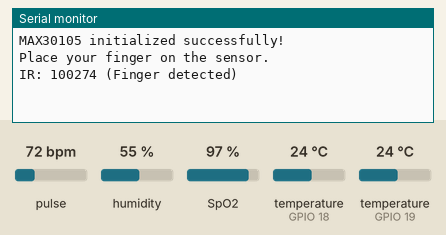
Simulated run of this sketch. Board: ESP32. On the bench: the last lines printed to the serial monitor. The inputs (shaded band) are chosen by the test bench; at power-on: pulse 72 bpm, humidity 55 %, temperature (sensors on GPIO 19, GPIO 18) 24 °C, SpO2 97 %. WiFi joins after 1.5 s; servers stay silent unless stated.

Above: at 3.0 s.
3.1 s: pulse set to 42 bpm
At 3.6 s:
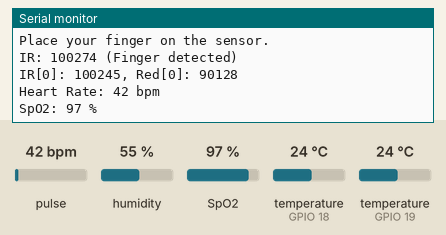
4.6 s: humidity set to 22 %
At 5.9 s:
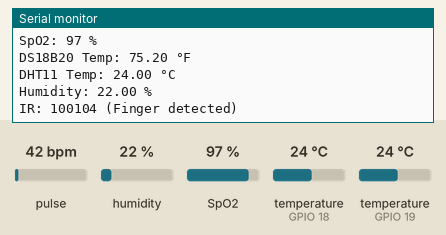
6.3 s: temperature (sensor on GPIO 19) set to 12 °C
At 6.3 s:
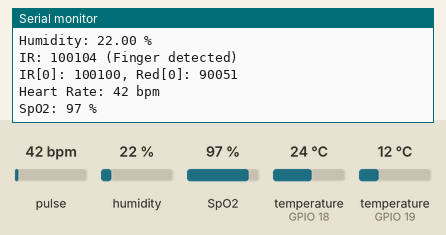
7.8 s: SpO2 set to 80 %
At 8.7 s:
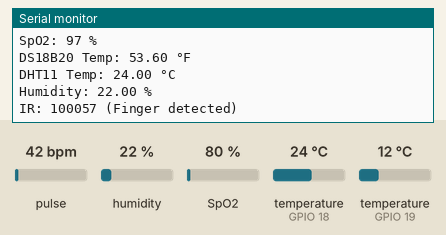
9.3 s: temperature (sensor on GPIO 18) set to 12 °C
At 9.8 s:
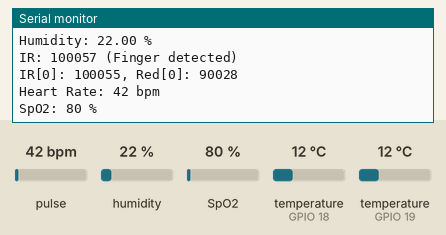
10.8 s: temperature (sensor on GPIO 19) set to 19 °C
At 12.1 s:
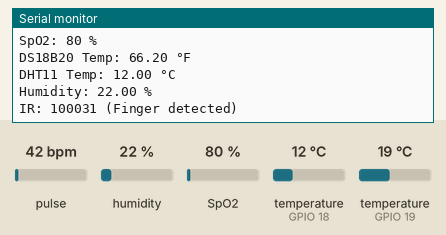
Timing chart, 0 to 13.3 s (numbered marks = the images above; inputs shaded):
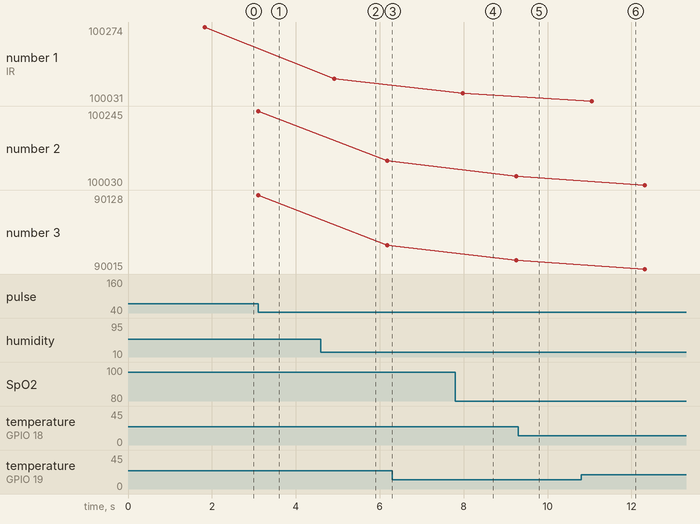

The sketch:

IoT_Helth_Assistent.ino
```cpp
/* Comment this out to disable prints and save space */
#include "secrets.h"
#include <Wire.h>
#include "MAX30105.h"
#include "heartRate.h"
#include "spo2_algorithm.h"

MAX30105 particleSensor;

const byte RATE_SIZE = 4;
byte rates[4];
byte rateSpot = 0;
long lastBeat = 0;

bool isFingerPlaced = false;

int bufferLength = 100;
uint32_t irBuffer[100]; // Changed from uint16_t to uint32_t
uint32_t redBuffer[100]; // Changed from uint16_t to uint32_t


#define BLYNK_PRINT Serial


#include <OneWire.h>
#include <DallasTemperature.h>
#include <DHT.h>
#include <WiFi.h>
#include <WiFiClient.h>
#include <BlynkSimpleEsp32.h>


// Pin configuration
#define ONE_WIRE_BUS 19  // DS18B20
#define DHT_PIN 18       // DHT11

// Initialize sensors
OneWire oneWire(ONE_WIRE_BUS);
DallasTemperature sensors(&oneWire);
DHT dht(DHT_PIN, DHT11);

// Virtual pins
#define VIRTUAL_PIN_DS18B20_TEMP V1
#define VIRTUAL_PIN_DHT11_TEMP   V2
#define VIRTUAL_PIN_DHT11_HUMID  V3

#define VIRTUAL_PIN_HEART_RATE  V4
#define VIRTUAL_PIN_OXGEN_LEVEL  V5

int heart_rate;
int oxygen_level;


// Timer object for sensor readings
BlynkTimer timer;

void sendSensorData() {
  // Read DS18B20 temperature
  sensors.requestTemperatures();
  float tempDS18B20 = sensors.getTempCByIndex(0);

  // Read DHT11 data
  float humidity = dht.readHumidity();
  float tempDHT11 = dht.readTemperature();

  // Check if any reads failed
  if (isnan(tempDS18B20) || isnan(tempDHT11) || isnan(humidity)) {
    Serial.println("Failed to read from sensors!");
    return;
  }
  float tempFahrenheit = tempDS18B20 * 9.0 / 5.0 + 32;
  // Send data to Blynk
  Blynk.virtualWrite(VIRTUAL_PIN_DS18B20_TEMP, tempFahrenheit);
  Blynk.virtualWrite(VIRTUAL_PIN_DHT11_TEMP, tempDHT11);
  Blynk.virtualWrite(VIRTUAL_PIN_DHT11_HUMID, humidity);
  Blynk.virtualWrite(VIRTUAL_PIN_HEART_RATE, heart_rate);
  Blynk.virtualWrite(VIRTUAL_PIN_OXGEN_LEVEL, oxygen_level);

  // Print to Serial Monitor
  Serial.print("DS18B20 Temp: "); Serial.print(tempFahrenheit); Serial.println(" °F");
  Serial.print("DHT11 Temp: "); Serial.print(tempDHT11); Serial.println(" °C");
  Serial.print("Humidity: "); Serial.print(humidity); Serial.println(" %");
}

void setup() {
  // Debug console
  Serial.begin(115200);

  Wire.begin(21, 22); // Default ESP32 I2C: SDA = GPIO 21, SCL = GPIO 22

  if (!particleSensor.begin(Wire, I2C_SPEED_FAST)) {
    Serial.println(F("MAX30105 was not found. Please check wiring/power."));
    while (1);
  }
  Serial.println(F("MAX30105 initialized successfully!"));

  particleSensor.setup(0x32, 4, 2, 400, 215, 4096);
  Serial.println(F("Place your finger on the sensor."));


  // Initialize sensors
  sensors.begin();
  dht.begin();

  // Connect to Blynk
  Blynk.begin(BLYNK_AUTH_TOKEN, ssid, pass);

  // Setup a function to be called every 2 seconds
  timer.setInterval(2000L, sendSensorData);
}

void loop() {


  float beatsPerMinute;
  int beatAvg;

  long irValue = particleSensor.getIR();
  if (irValue < 50000) {
    Serial.println(F("No finger detected. Please place finger on sensor."));
    isFingerPlaced = false;
  } else {
    isFingerPlaced = true;
    Serial.print(F("IR: "));
    Serial.print(irValue);
    Serial.println(F(" (Finger detected)"));
  }

  if (isFingerPlaced) {
    for (int i = 0; i < bufferLength; i++) {
      while (!particleSensor.check()) {
        delay(1);
      }
      redBuffer[i] = particleSensor.getRed();
      irBuffer[i] = particleSensor.getIR();
    }

    Serial.print(F("IR[0]: "));
    Serial.print(irBuffer[0]);
    Serial.print(F(", Red[0]: "));
    Serial.println(redBuffer[0]);

    int32_t spo2;
    int8_t validSPO2;
    int32_t heartRate;
    int8_t validHeartRate;

    maxim_heart_rate_and_oxygen_saturation(irBuffer, bufferLength, redBuffer, &spo2, &validSPO2, &heartRate, &validHeartRate);

    if (validHeartRate) {
      Serial.print(F("Heart Rate: "));
      Serial.print(heartRate);
      heart_rate = heartRate;
      Serial.println(F(" bpm"));
    } else {
      Serial.println(F("Heart Rate: Not valid"));
    }

    if (validSPO2) {
      Serial.print(F("SpO2: "));
      Serial.print(spo2);
      oxygen_level = spo2;
      Serial.println(F(" %"));
    } else {
      Serial.println(F("SpO2: Not valid"));
    }

  delay(1000);


  Blynk.run();
  timer.run();
}
}
```

secrets.h
```cpp
/* Fill in information from Blynk Device Info here */

// Blynk Template ID: Unique identifier for your Blynk project, found in the Blynk Cloud dashboard.
#define BLYNK_TEMPLATE_ID "TMfkKC10R_8"

// Blynk Template Name: Descriptive name for your Blynk project, displayed in the Blynk app.
#define BLYNK_TEMPLATE_NAME "IOT Health Assistant "

// Blynk Authentication Token: Secret key provided by Blynk to authenticate your device. Replace "Secrate keyy" with your actual token from the Blynk app or dashboard.
#define BLYNK_AUTH_TOKEN "Secrate keyy"

// WiFi SSID: The name of your WiFi network. Replace "WiFi" with your actual WiFi network name.
char ssid[] = "WiFi";

// WiFi Password: The password for your WiFi network. Replace "Password" with your actual WiFi password.
char pass[] = "Password";
```

Measured:
- after the input at 3.1 s, the serial monitor: prints a new line at once (image 1)
- after the input at 4.6 s, the serial monitor: prints a new line after 0.30 s (image 2)
- after the input at 10.8 s, the serial monitor: prints a new line after 0.24 s (image 6)
